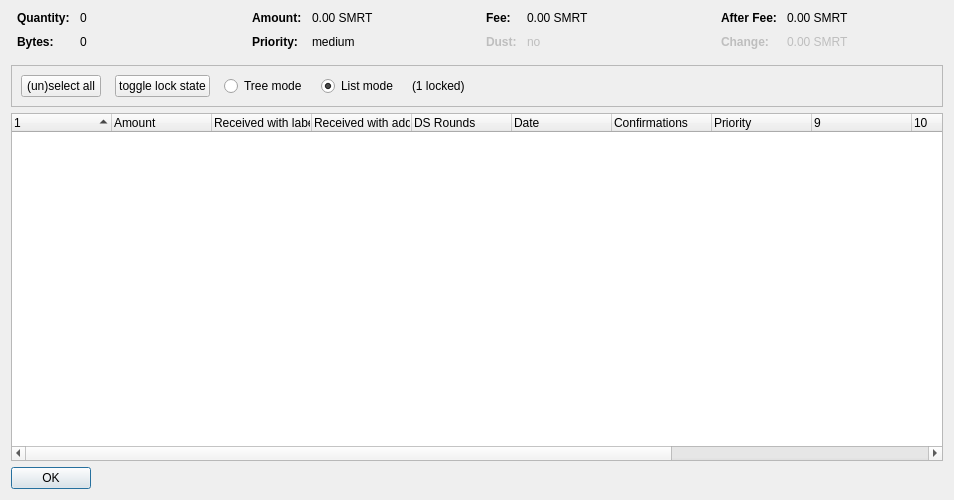
<?xml version="1.0" encoding="UTF-8"?>
<ui version="4.0">
 <class>CoinControlDialog</class>
 <widget class="QDialog" name="CoinControlDialog">
  <property name="geometry">
   <rect>
    <x>0</x>
    <y>0</y>
    <width>954</width>
    <height>500</height>
   </rect>
  </property>
  <property name="windowTitle">
   <string>Coin Selection</string>
  </property>
  <layout class="QVBoxLayout" name="verticalLayout">
   <item>
    <layout class="QHBoxLayout" name="horizontalLayoutTop" stretch="0,0,0,0">
     <property name="topMargin">
      <number>0</number>
     </property>
     <property name="bottomMargin">
      <number>10</number>
     </property>
     <item>
      <layout class="QFormLayout" name="formLayoutCoinControl1">
       <property name="horizontalSpacing">
        <number>10</number>
       </property>
       <property name="verticalSpacing">
        <number>10</number>
       </property>
       <property name="leftMargin">
        <number>6</number>
       </property>
       <property name="rightMargin">
        <number>6</number>
       </property>
       <item row="0" column="0">
        <widget class="QLabel" name="labelCoinControlQuantityText">
         <property name="font">
          <font>
           <weight>75</weight>
           <bold>true</bold>
          </font>
         </property>
         <property name="text">
          <string>Quantity:</string>
         </property>
        </widget>
       </item>
       <item row="0" column="1">
        <widget class="QLabel" name="labelCoinControlQuantity">
         <property name="cursor">
          <cursorShape>IBeamCursor</cursorShape>
         </property>
         <property name="contextMenuPolicy">
          <enum>Qt::ActionsContextMenu</enum>
         </property>
         <property name="text">
          <string notr="true">0</string>
         </property>
         <property name="textInteractionFlags">
          <set>Qt::LinksAccessibleByMouse|Qt::TextSelectableByKeyboard|Qt::TextSelectableByMouse</set>
         </property>
        </widget>
       </item>
       <item row="1" column="0">
        <widget class="QLabel" name="labelCoinControlBytesText">
         <property name="font">
          <font>
           <weight>75</weight>
           <bold>true</bold>
          </font>
         </property>
         <property name="text">
          <string>Bytes:</string>
         </property>
        </widget>
       </item>
       <item row="1" column="1">
        <widget class="QLabel" name="labelCoinControlBytes">
         <property name="cursor">
          <cursorShape>IBeamCursor</cursorShape>
         </property>
         <property name="contextMenuPolicy">
          <enum>Qt::ActionsContextMenu</enum>
         </property>
         <property name="text">
          <string notr="true">0</string>
         </property>
         <property name="textInteractionFlags">
          <set>Qt::LinksAccessibleByMouse|Qt::TextSelectableByKeyboard|Qt::TextSelectableByMouse</set>
         </property>
        </widget>
       </item>
      </layout>
     </item>
     <item>
      <layout class="QFormLayout" name="formLayoutCoinControl2">
       <property name="horizontalSpacing">
        <number>10</number>
       </property>
       <property name="verticalSpacing">
        <number>10</number>
       </property>
       <property name="leftMargin">
        <number>6</number>
       </property>
       <property name="rightMargin">
        <number>6</number>
       </property>
       <item row="0" column="0">
        <widget class="QLabel" name="labelCoinControlAmountText">
         <property name="font">
          <font>
           <weight>75</weight>
           <bold>true</bold>
          </font>
         </property>
         <property name="text">
          <string>Amount:</string>
         </property>
        </widget>
       </item>
       <item row="0" column="1">
        <widget class="QLabel" name="labelCoinControlAmount">
         <property name="cursor">
          <cursorShape>IBeamCursor</cursorShape>
         </property>
         <property name="contextMenuPolicy">
          <enum>Qt::ActionsContextMenu</enum>
         </property>
         <property name="text">
          <string notr="true">0.00 SMRT</string>
         </property>
         <property name="textInteractionFlags">
          <set>Qt::LinksAccessibleByMouse|Qt::TextSelectableByKeyboard|Qt::TextSelectableByMouse</set>
         </property>
        </widget>
       </item>
       <item row="1" column="0">
        <widget class="QLabel" name="labelCoinControlPriorityText">
         <property name="font">
          <font>
           <weight>75</weight>
           <bold>true</bold>
          </font>
         </property>
         <property name="text">
          <string>Priority:</string>
         </property>
        </widget>
       </item>
       <item row="1" column="1">
        <widget class="QLabel" name="labelCoinControlPriority">
         <property name="cursor">
          <cursorShape>IBeamCursor</cursorShape>
         </property>
         <property name="contextMenuPolicy">
          <enum>Qt::ActionsContextMenu</enum>
         </property>
         <property name="text">
          <string>medium</string>
         </property>
         <property name="textInteractionFlags">
          <set>Qt::LinksAccessibleByMouse|Qt::TextSelectableByKeyboard|Qt::TextSelectableByMouse</set>
         </property>
        </widget>
       </item>
      </layout>
     </item>
     <item>
      <layout class="QFormLayout" name="formLayoutCoinControl3">
       <property name="horizontalSpacing">
        <number>10</number>
       </property>
       <property name="verticalSpacing">
        <number>10</number>
       </property>
       <property name="leftMargin">
        <number>6</number>
       </property>
       <property name="rightMargin">
        <number>6</number>
       </property>
       <item row="0" column="0">
        <widget class="QLabel" name="labelCoinControlFeeText">
         <property name="font">
          <font>
           <weight>75</weight>
           <bold>true</bold>
          </font>
         </property>
         <property name="text">
          <string>Fee:</string>
         </property>
        </widget>
       </item>
       <item row="0" column="1">
        <widget class="QLabel" name="labelCoinControlFee">
         <property name="cursor">
          <cursorShape>IBeamCursor</cursorShape>
         </property>
         <property name="contextMenuPolicy">
          <enum>Qt::ActionsContextMenu</enum>
         </property>
         <property name="text">
          <string notr="true">0.00 SMRT</string>
         </property>
         <property name="textInteractionFlags">
          <set>Qt::LinksAccessibleByMouse|Qt::TextSelectableByKeyboard|Qt::TextSelectableByMouse</set>
         </property>
        </widget>
       </item>
       <item row="1" column="0">
        <widget class="QLabel" name="labelCoinControlLowOutputText">
         <property name="enabled">
          <bool>false</bool>
         </property>
         <property name="font">
          <font>
           <weight>75</weight>
           <bold>true</bold>
          </font>
         </property>
         <property name="text">
          <string>Dust:</string>
         </property>
        </widget>
       </item>
       <item row="1" column="1">
        <widget class="QLabel" name="labelCoinControlLowOutput">
         <property name="enabled">
          <bool>false</bool>
         </property>
         <property name="cursor">
          <cursorShape>IBeamCursor</cursorShape>
         </property>
         <property name="contextMenuPolicy">
          <enum>Qt::ActionsContextMenu</enum>
         </property>
         <property name="text">
          <string>no</string>
         </property>
         <property name="textInteractionFlags">
          <set>Qt::LinksAccessibleByMouse|Qt::TextSelectableByKeyboard|Qt::TextSelectableByMouse</set>
         </property>
        </widget>
       </item>
      </layout>
     </item>
     <item>
      <layout class="QFormLayout" name="formLayoutCoinControl4">
       <property name="horizontalSpacing">
        <number>10</number>
       </property>
       <property name="verticalSpacing">
        <number>10</number>
       </property>
       <property name="leftMargin">
        <number>6</number>
       </property>
       <property name="rightMargin">
        <number>6</number>
       </property>
       <item row="0" column="0">
        <widget class="QLabel" name="labelCoinControlAfterFeeText">
         <property name="font">
          <font>
           <weight>75</weight>
           <bold>true</bold>
          </font>
         </property>
         <property name="text">
          <string>After Fee:</string>
         </property>
        </widget>
       </item>
       <item row="0" column="1">
        <widget class="QLabel" name="labelCoinControlAfterFee">
         <property name="cursor">
          <cursorShape>IBeamCursor</cursorShape>
         </property>
         <property name="contextMenuPolicy">
          <enum>Qt::ActionsContextMenu</enum>
         </property>
         <property name="text">
          <string notr="true">0.00 SMRT</string>
         </property>
         <property name="textInteractionFlags">
          <set>Qt::LinksAccessibleByMouse|Qt::TextSelectableByKeyboard|Qt::TextSelectableByMouse</set>
         </property>
        </widget>
       </item>
       <item row="1" column="0">
        <widget class="QLabel" name="labelCoinControlChangeText">
         <property name="enabled">
          <bool>false</bool>
         </property>
         <property name="font">
          <font>
           <weight>75</weight>
           <bold>true</bold>
          </font>
         </property>
         <property name="text">
          <string>Change:</string>
         </property>
        </widget>
       </item>
       <item row="1" column="1">
        <widget class="QLabel" name="labelCoinControlChange">
         <property name="enabled">
          <bool>false</bool>
         </property>
         <property name="cursor">
          <cursorShape>IBeamCursor</cursorShape>
         </property>
         <property name="contextMenuPolicy">
          <enum>Qt::ActionsContextMenu</enum>
         </property>
         <property name="text">
          <string notr="true">0.00 SMRT</string>
         </property>
         <property name="textInteractionFlags">
          <set>Qt::LinksAccessibleByMouse|Qt::TextSelectableByKeyboard|Qt::TextSelectableByMouse</set>
         </property>
        </widget>
       </item>
      </layout>
     </item>
    </layout>
   </item>
   <item>
    <widget class="QFrame" name="frame">
     <property name="minimumSize">
      <size>
       <width>0</width>
       <height>40</height>
      </size>
     </property>
     <property name="frameShape">
      <enum>QFrame::StyledPanel</enum>
     </property>
     <property name="frameShadow">
      <enum>QFrame::Sunken</enum>
     </property>
     <layout class="QHBoxLayout" name="horizontalLayout">
      <item>
       <layout class="QHBoxLayout" name="horizontalLayoutPanel" stretch="0,0,0,0,0,0">
        <property name="spacing">
         <number>14</number>
        </property>
        <item>
         <widget class="QPushButton" name="pushButtonSelectAll">
          <property name="sizePolicy">
           <sizepolicy hsizetype="Maximum" vsizetype="Fixed">
            <horstretch>0</horstretch>
            <verstretch>0</verstretch>
           </sizepolicy>
          </property>
          <property name="text">
           <string>(un)select all</string>
          </property>
          <property name="autoDefault">
           <bool>false</bool>
          </property>
         </widget>
        </item>
        <item>
         <widget class="QPushButton" name="pushButtonToggleLock">
          <property name="sizePolicy">
           <sizepolicy hsizetype="Maximum" vsizetype="Fixed">
            <horstretch>0</horstretch>
            <verstretch>0</verstretch>
           </sizepolicy>
          </property>
          <property name="text">
           <string>toggle lock state</string>
          </property>
          <property name="autoDefault">
           <bool>false</bool>
          </property>
         </widget>
        </item>
        <item>
         <widget class="QRadioButton" name="radioTreeMode">
          <property name="sizePolicy">
           <sizepolicy hsizetype="Maximum" vsizetype="Fixed">
            <horstretch>0</horstretch>
            <verstretch>0</verstretch>
           </sizepolicy>
          </property>
          <property name="text">
           <string>Tree mode</string>
          </property>
         </widget>
        </item>
        <item>
         <widget class="QRadioButton" name="radioListMode">
          <property name="sizePolicy">
           <sizepolicy hsizetype="Maximum" vsizetype="Fixed">
            <horstretch>0</horstretch>
            <verstretch>0</verstretch>
           </sizepolicy>
          </property>
          <property name="text">
           <string>List mode</string>
          </property>
          <property name="checked">
           <bool>true</bool>
          </property>
         </widget>
        </item>
        <item>
         <widget class="QLabel" name="labelLocked">
          <property name="text">
           <string>(1 locked)</string>
          </property>
         </widget>
        </item>
        <item>
         <spacer name="horizontalSpacer">
          <property name="orientation">
           <enum>Qt::Horizontal</enum>
          </property>
          <property name="sizeHint" stdset="0">
           <size>
            <width>40</width>
            <height>20</height>
           </size>
          </property>
         </spacer>
        </item>
       </layout>
      </item>
     </layout>
    </widget>
   </item>
   <item>
    <widget class="CoinControlTreeWidget" name="treeWidget">
     <property name="contextMenuPolicy">
      <enum>Qt::CustomContextMenu</enum>
     </property>
     <property name="sortingEnabled">
      <bool>false</bool>
     </property>
     <property name="columnCount">
      <number>13</number>
     </property>
     <attribute name="headerShowSortIndicator" stdset="0">
      <bool>true</bool>
     </attribute>
     <attribute name="headerStretchLastSection">
      <bool>false</bool>
     </attribute>
     <column>
      <property name="text">
       <string/>
      </property>
     </column>
     <column>
      <property name="text">
       <string>Amount</string>
      </property>
     </column>
     <column>
      <property name="text">
       <string>Received with label</string>
      </property>
     </column>
     <column>
      <property name="text">
       <string>Received with address</string>
      </property>
     </column>
     <column>
      <property name="text">
       <string>DS Rounds</string>
      </property>
     </column>
     <column>
      <property name="text">
       <string>Date</string>
      </property>
     </column>
     <column>
      <property name="text">
       <string>Confirmations</string>
      </property>
      <property name="toolTip">
       <string>Confirmed</string>
      </property>
     </column>
     <column>
      <property name="text">
       <string>Priority</string>
      </property>
     </column>
     <column>
      <property name="text">
       <string/>
      </property>
     </column>
     <column>
      <property name="text">
       <string/>
      </property>
     </column>
     <column>
      <property name="text">
       <string/>
      </property>
     </column>
     <column>
      <property name="text">
       <string/>
      </property>
     </column>
     <column>
      <property name="text">
       <string/>
      </property>
     </column>
    </widget>
   </item>
   <item>
    <widget class="QDialogButtonBox" name="buttonBox">
     <property name="sizePolicy">
      <sizepolicy hsizetype="Maximum" vsizetype="Fixed">
       <horstretch>0</horstretch>
       <verstretch>0</verstretch>
      </sizepolicy>
     </property>
     <property name="orientation">
      <enum>Qt::Horizontal</enum>
     </property>
     <property name="standardButtons">
      <set>QDialogButtonBox::Ok</set>
     </property>
    </widget>
   </item>
  </layout>
 </widget>
 <customwidgets>
  <customwidget>
   <class>CoinControlTreeWidget</class>
   <extends>QTreeWidget</extends>
   <header>coincontroltreewidget.h</header>
  </customwidget>
 </customwidgets>
 <resources/>
 <connections/>
</ui>
